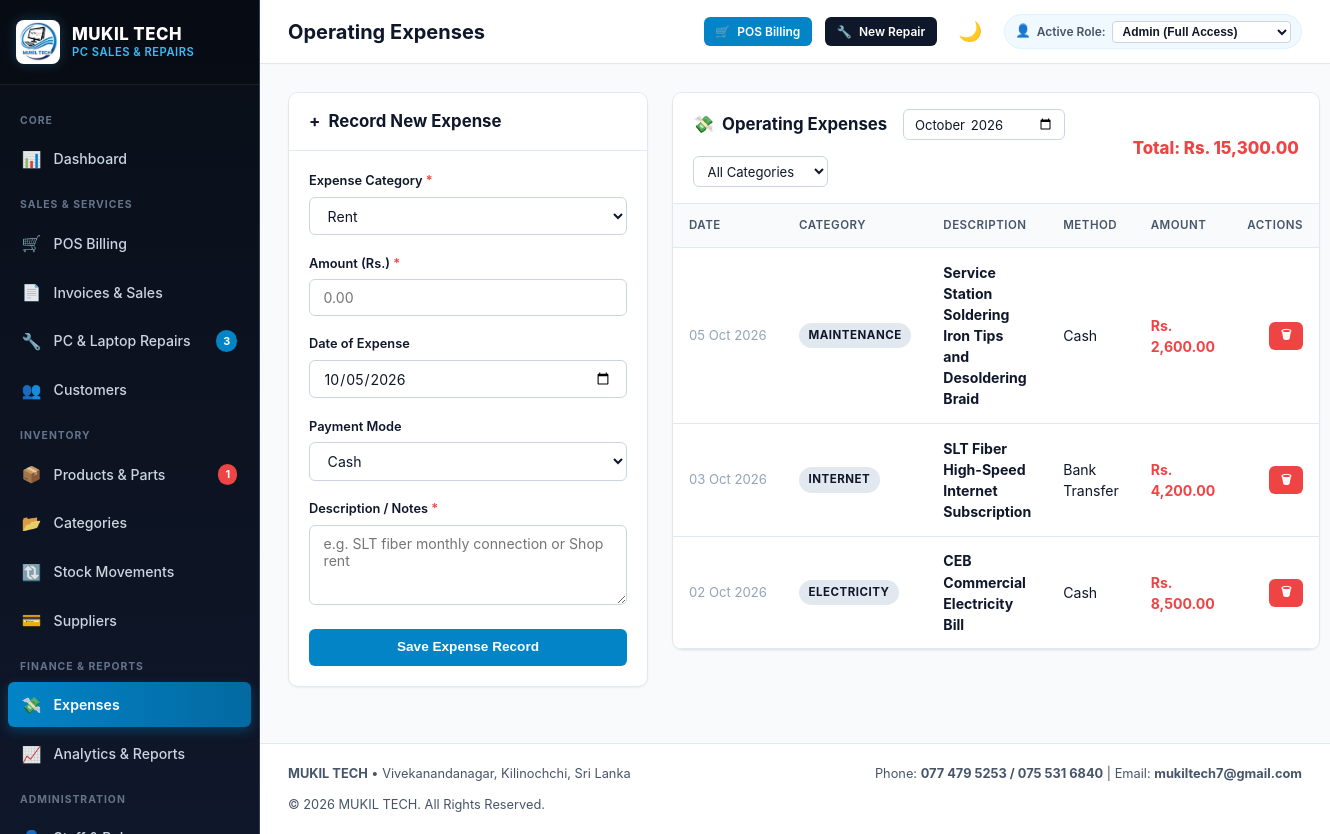
The page /expenses/index.php (signed in) on the database its author committed.
### tables this page shows
CREATE TABLE `settings` (
  `setting_id` INT AUTO_INCREMENT PRIMARY KEY,
  `setting_key` VARCHAR(60) NOT NULL UNIQUE,
  `setting_value` TEXT,
  `created_at` TIMESTAMP DEFAULT CURRENT_TIMESTAMP,
  `updated_at` TIMESTAMP DEFAULT CURRENT_TIMESTAMP ON UPDATE CURRENT_TIMESTAMP
);

CREATE TABLE `expenses` (
  `expense_id` INT AUTO_INCREMENT PRIMARY KEY,
  `category` ENUM('Rent', 'Electricity', 'Internet', 'Transport', 'Parts Purchase', 'Salary', 'Maintenance', 'Other') NOT NULL,
  `description` TEXT NOT NULL,
  `amount` DECIMAL(10,2) NOT NULL,
  `expense_date` DATE NOT NULL,
  `payment_method` ENUM('Cash', 'Bank Transfer', 'Card', 'Other') NOT NULL DEFAULT 'Cash',
  `created_at` TIMESTAMP DEFAULT CURRENT_TIMESTAMP
);

### includes/functions.php (called while the page is built, shortened)
<?php
function sanitize($data) {
    return htmlspecialchars(trim((string)$data), ENT_QUOTES, 'UTF-8');
}
function e($data) {
    return sanitize($data);
}
function formatCurrency($amount) {
    $curr = getSetting('currency', 'Rs.');
    return $curr . ' ' . number_format((float)$amount, 2);
}
function formatDate($date, $includeTime = false) {
    $ts = strtotime($date);
    return $includeTime ? date('d M Y, h:i A', $ts) : date('d M Y', $ts);
}
function getSetting($key, $default = '') {
    static $cache = [];
    if (isset($cache[$key])) {
        return $cache[$key];
    }
    try {
        $db = getDB();
        $stmt = $db->prepare("SELECT setting_value FROM settings WHERE setting_key = ? LIMIT 1");
        $stmt->execute([$key]);
        $val = $stmt->fetchColumn();
        if ($val !== false) {
            $cache[$key] = $val;
            return $val;
        }
    } catch (Exception $e) {
    }
    return $default;
}

### expenses/index.php (the view, shortened to what this page needs)
<?php
require_once __DIR__ . '/../includes/header.php';
$db = getDB();
$filterMonth = trim($_GET['month'] ?? date('Y-m'));
$sql = "SELECT * FROM expenses WHERE 1=1 ";
$params = [];
if (!empty($filterMonth)) {
    $sql .= "AND DATE_FORMAT(expense_date, '%Y-%m') = ? ";
    $params[] = $filterMonth;
}
$sql .= "ORDER BY expense_date DESC, expense_id DESC";
$stmt = $db->prepare($sql);
$stmt->execute($params);
$expenses = $stmt->fetchAll();
$monthTotal = 0;
foreach ($expenses as $ex) {
    $monthTotal += $ex['amount'];
}
$categoriesList = ['Rent', 'Electricity', 'Internet', 'Transport', 'Parts Purchase', 'Salary', 'Maintenance', 'Other'];
?>
<div style="display:grid;grid-template-columns:360px 1fr;gap:1.5rem;align-items:start;">
    <div class="card">
        <div class="card-header">
            <div class="card-title">
                <span>+</span> Record New Expense
            </div>
        </div>
        <div class="card-body">
            <form method="POST">
                <div class="form-group">
                    <label class="form-label" for="category">Expense Category <span class="required">*</span></label>
                    <select id="category" name="category" class="form-control" required>
                        <?php foreach ($categoriesList as $cat): ?>
                            <option value="<?= $cat ?>"><?= $cat ?></option>
                        <?php endforeach; ?>
                    </select>
                </div>
                <div class="form-group">
                    <label class="form-label" for="amount">Amount (Rs.) <span class="required">*</span></label>
                    <input type="number" step="0.01" id="amount" name="amount" class="form-control" placeholder="0.00" required>
                </div>
                <div class="form-group">
                    <label class="form-label" for="expense_date">Date of Expense</label>
                    <input type="date" id="expense_date" name="expense_date" class="form-control" value="<?= date('Y-m-d') ?>" required>
                </div>
                <div class="form-group">
                    <label class="form-label" for="payment_method">Payment Mode</label>
                    <select id="payment_method" name="payment_method" class="form-control">
                        <option value="Cash" selected>Cash</option>
                    </select>
                </div>
                <div class="form-group">
                    <label class="form-label" for="description">Description / Notes <span class="required">*</span></label>
                    <textarea id="description" name="description" class="form-control" rows="3" placeholder="e.g. SLT fiber monthly connection or Shop rent" required></textarea>
                </div>
                <button type="submit" class="btn btn-primary" style="width:100%;">
                    Save Expense Record
                </button>
            </form>
        </div>
    </div>
    <div>
        <div class="card">
            <div class="card-header">
                <div style="display:flex;align-items:center;gap:1rem;flex:1;flex-wrap:wrap;">
                    <div class="card-title">
                        <span>&#128184;</span> Operating Expenses
                    </div>
                    <form method="GET" style="display:inline-flex;align-items:center;gap:0.4rem;">
                        <input type="month" name="month" class="form-control" value="<?= e($filterMonth) ?>" onchange="this.form.submit()" style="padding:0.35rem 0.6rem;font-size:0.82rem;">
                    </form>
                    <form method="GET" style="display:inline-flex;align-items:center;gap:0.4rem;">
                        <select name="category" class="form-control" onchange="this.form.submit()" style="padding:0.35rem 0.6rem;font-size:0.82rem;">
                            <option value="">All Categories</option>
                        </select>
                    </form>
                </div>
                <div style="font-weight:800;color:var(--danger);font-size:1.05rem;">
                    Total: <?= formatCurrency($monthTotal) ?>
                </div>
            </div>
            <div class="table-responsive">
                <table class="table">
                    <thead>
                        <tr>
                            <th>Date</th>
                            <th>Category</th>
                            <th>Description</th>
                            <th>Method</th>
                            <th>Amount</th>
                            <th style="text-align:right;">Actions</th>
                        </tr>
                    </thead>
                    <tbody>
                        <?php if (empty($expenses)): ?>
                            <tr>
                                <td colspan="6" style="text-align:center;padding:2.5rem;color:var(--text-muted);">
                                    No expenses logged for <?= e($filterMonth) ?>.
                                </td>
                            </tr>
                        <?php else: ?>
                            <?php foreach ($expenses as $ex): ?>
                                <tr>
                                    <td style="white-space:nowrap;font-size:0.82rem;color:var(--text-muted);">
                                        <?= formatDate($ex['expense_date']) ?>
                                    </td>
                                    <td>
                                        <span class="badge badge-navy"><?= e($ex['category']) ?></span>
                                    </td>
                                    <td>
                                        <strong><?= e($ex['description']) ?></strong>
                                    </td>
                                    <td><?= e($ex['payment_method']) ?></td>
                                    <td>
                                        <strong style="color:var(--danger);"><?= formatCurrency($ex['amount']) ?></strong>
                                    </td>
                                    <td style="text-align:right;">
                                        <form method="POST" style="display:inline;" onsubmit="return confirm('Delete this expense?');">
                                            <button type="submit" class="btn btn-danger btn-sm" title="Delete">
                                                &#128465;
                                            </button>
                                        </form>
                                    </td>
                                </tr>
                            <?php endforeach; ?>
                        <?php endif; ?>
                    </tbody>
                </table>
            </div>
        </div>
    </div>
</div>
<?php require_once __DIR__ . '/../includes/footer.php'; ?>

### includes/footer.php (shortened to what this page needs)
<?php
$businessName = getSetting('business_name', 'MUKIL TECH');
$address = getSetting('address', 'Vivekanandanagar, Kilinochchi, Sri Lanka');
$phone = getSetting('phone', '077 479 5253 / 075 531 6840');
$email = getSetting('email', 'mukiltech7@gmail.com');
?>
    </main>
        <footer class="no-print" style="margin-top:auto;padding:1.25rem 1.75rem;border-top:1px solid var(--border-light);background:var(--bg-card);display:flex;justify-content:space-between;align-items:center;font-size:0.8rem;color:var(--text-secondary);flex-wrap:wrap;gap:0.75rem;">
            <div>
                <strong><?= e($businessName) ?></strong> &bull; <?= e($address) ?>
            </div>
            <div>
                Phone: <strong><?= e($phone) ?></strong> | Email: <strong><?= e($email) ?></strong>
            </div>
            <div>
                &copy; <?= date('Y') ?> MUKIL TECH. All Rights Reserved.
            </div>
        </footer>
    </div>
</div>
</body>
</html>

### assets/css/style.css (style rules this page uses)
:root { --navy-dark: #090e17; --navy-main: #0f172a; --navy-card: #1e293b; --navy-border: #334155; --navy-light: #243048; --blue-primary: #0284c7; --blue-hover: #0369a1; --blue-light: #e0f2fe; --blue-subtle: #f0f9ff; --cyan-bright: #38bdf8; --bg-main: #f8fafc; --bg-card: #ffffff; --border-light: #e2e8f0; --border-medium: #cbd5e1; --text-primary: #0f172a; --text-secondary: #475569; --text-muted: #94a3b8; --text-white: #ffffff; --success: #10b981; --success-bg: #ecfdf5; --warning: #f59e0b; --warning-bg: #fffbeb; --danger: #ef4444; --danger-bg: #fef2f2; --info: #0ea5e9; --info-bg: #f0f9ff; --shadow-sm: 0 1px 2px 0 rgba(0, 0, 0, 0.05); --shadow-md: 0 4px 6px -1px rgba(0, 0, 0, 0.07), 0 2px 4px -2px rgba(0, 0, 0, 0.05); --shadow-lg: 0 10px 15px -3px rgba(0, 0, 0, 0.08), 0 4px 6px -4px rgba(0, 0, 0, 0.04); --radius-sm: 6px; --radius-md: 10px; --radius-lg: 14px; --radius-pill: 9999px; --transition: all 0.2s cubic-bezier(0.4, 0, 0.2, 1); }
* { box-sizing: border-box; margin: 0; padding: 0; }
body { font-family: -apple-system, BlinkMacSystemFont, "Segoe UI", Roboto, "Helvetica Neue", Arial, sans-serif; background-color: var(--bg-main); color: var(--text-primary); line-height: 1.5; font-size: 14.5px; -webkit-font-smoothing: antialiased; }
.card { background: var(--bg-card); border-radius: var(--radius-md); border: 1px solid var(--border-light); box-shadow: var(--shadow-sm); margin-bottom: 1.75rem; overflow: hidden; }
.card-header { padding: 1rem 1.25rem; border-bottom: 1px solid var(--border-light); display: flex; align-items: center; justify-content: space-between; background: var(--bg-card); }
.card-title { font-size: 1.05rem; font-weight: 700; color: var(--navy-main); display: flex; align-items: center; gap: 0.5rem; }
.card-body { padding: 1.25rem; }
.table-responsive { width: 100%; overflow-x: auto; }
.table { width: 100%; border-collapse: collapse; text-align: left; font-size: 0.88rem; }
.table th { background: var(--bg-main); color: var(--text-secondary); font-weight: 600; text-transform: uppercase; font-size: 0.72rem; letter-spacing: 0.5px; padding: 0.8rem 1rem; border-bottom: 1px solid var(--border-light); }
.table td { padding: 0.85rem 1rem; border-bottom: 1px solid var(--border-light); color: var(--text-primary); vertical-align: middle; }
.table tbody tr { transition: background-color 0.15s ease; }
.badge { display: inline-flex; align-items: center; gap: 0.3rem; padding: 0.25rem 0.6rem; border-radius: var(--radius-pill); font-size: 0.72rem; font-weight: 700; text-transform: uppercase; letter-spacing: 0.5px; }
.badge-navy { background: #e2e8f0; color: var(--navy-main); }
.btn { display: inline-flex; align-items: center; justify-content: center; gap: 0.45rem; padding: 0.55rem 1.05rem; border-radius: var(--radius-sm); font-size: 0.85rem; font-weight: 600; cursor: pointer; border: 1px solid transparent; transition: var(--transition); text-decoration: none; line-height: 1.25; }
.btn-primary { background: var(--blue-primary); color: #ffffff; }
.btn-danger { background: var(--danger); color: #ffffff; }
.btn-sm { padding: 0.35rem 0.65rem; font-size: 0.75rem; }
.form-group { margin-bottom: 1.15rem; }
.form-label { display: block; font-size: 0.8rem; font-weight: 600; color: var(--navy-main); margin-bottom: 0.4rem; }
.form-label .required { color: var(--danger); }
.form-control { width: 100%; padding: 0.55rem 0.85rem; border: 1px solid var(--border-medium); border-radius: var(--radius-sm); font-size: 0.88rem; color: var(--text-primary); background-color: var(--bg-card); transition: var(--transition); font-family: inherit; }
textarea.form-control { resize: vertical; min-height: 80px; }

### rows shown on the page
settings: setting_value "Rs. 15,300.00"
expenses: expense_date "05 Oct 2026", category "MAINTENANCE", description "Service Station Soldering Iron Tips and Desoldering Braid", payment_method "Cash", amount "Rs. 2,600.00"
expenses: expense_date "03 Oct 2026", category "INTERNET", description "SLT Fiber High-Speed Internet Subscription", payment_method "Bank Transfer", amount "Rs. 4,200.00"
expenses: expense_date "02 Oct 2026", category "ELECTRICITY", description "CEB Commercial Electricity Bill", payment_method "Cash", amount "Rs. 8,500.00"
settings: setting_value "Vivekanandanagar, Kilinochchi, Sri Lanka"
settings: setting_value "077 479 5253 / 075 531 6840"
settings: setting_value "mukiltech7@gmail.com"

### other values the page prints
$pendingRepairsCount "3"
$lowStockCount "1"
$pageTitle "Operating Expenses"
$businessName "MUKIL TECH"
form field category "Rent"
